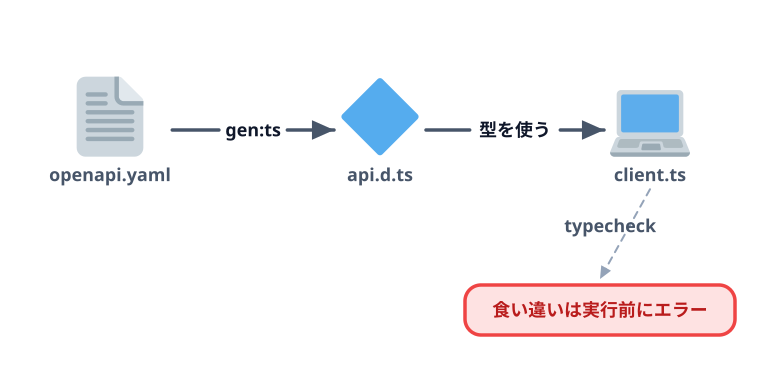

Reproduce this figure in Python.
import sys, os
sys.path.insert(0, os.path.expanduser("~/.claude/skills/genfig"))
from genfig import Canvas


c = Canvas(760, 380)
yaml = c.node(110, 130, "openapi.yaml", emoji_cp="1f4c4", label_scale="label")
types = c.node(380, 130, "api.d.ts", emoji_cp="1f537", label_scale="label")
code = c.node(650, 130, "client.ts", emoji_cp="1f4bb", label_scale="label")
c.link(yaml, types, label="gen:ts")
c.link(types, code, label="型を使う")
warn = c.node(600, 310, "食い違いは実行前にエラー", shape="sticky", color="red", w=270, h=50, label_scale="label")
c.link(code, warn, primary=False, dash="dashed", label="typecheck", label_pos="above", start="s", end="n")
c.save("00-thumbnail.svg")
